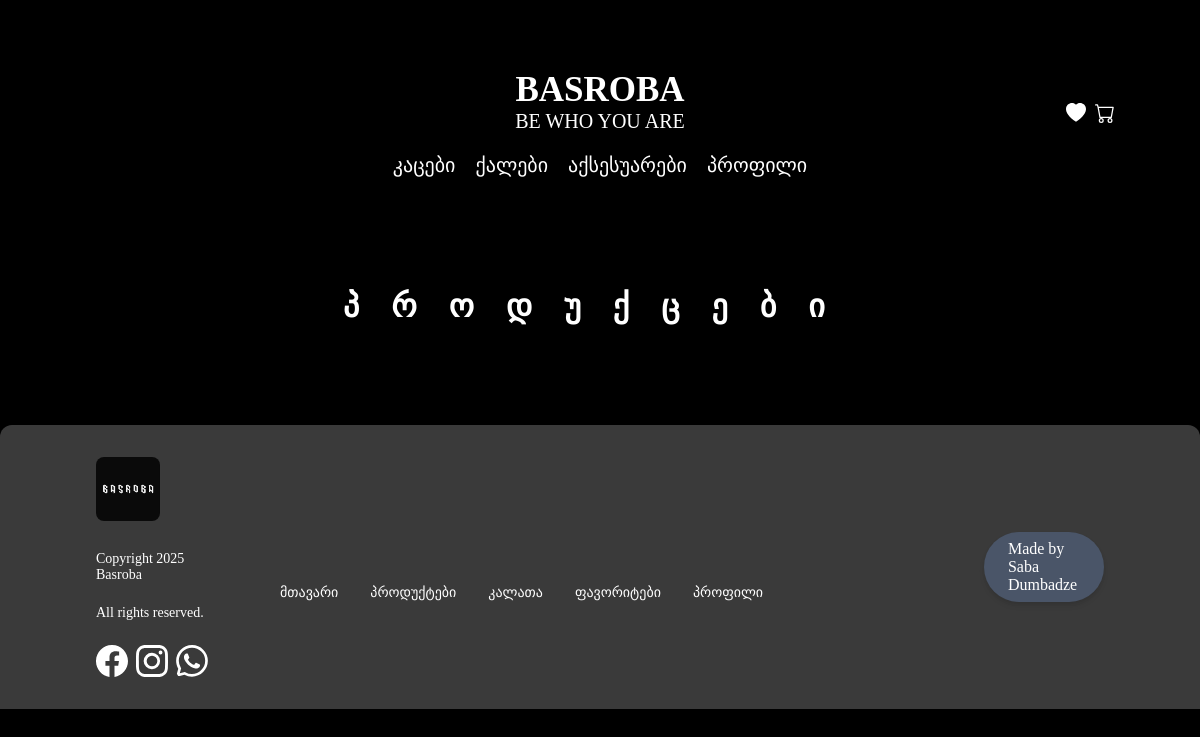
The page /products/Female on the database as committed earlier.
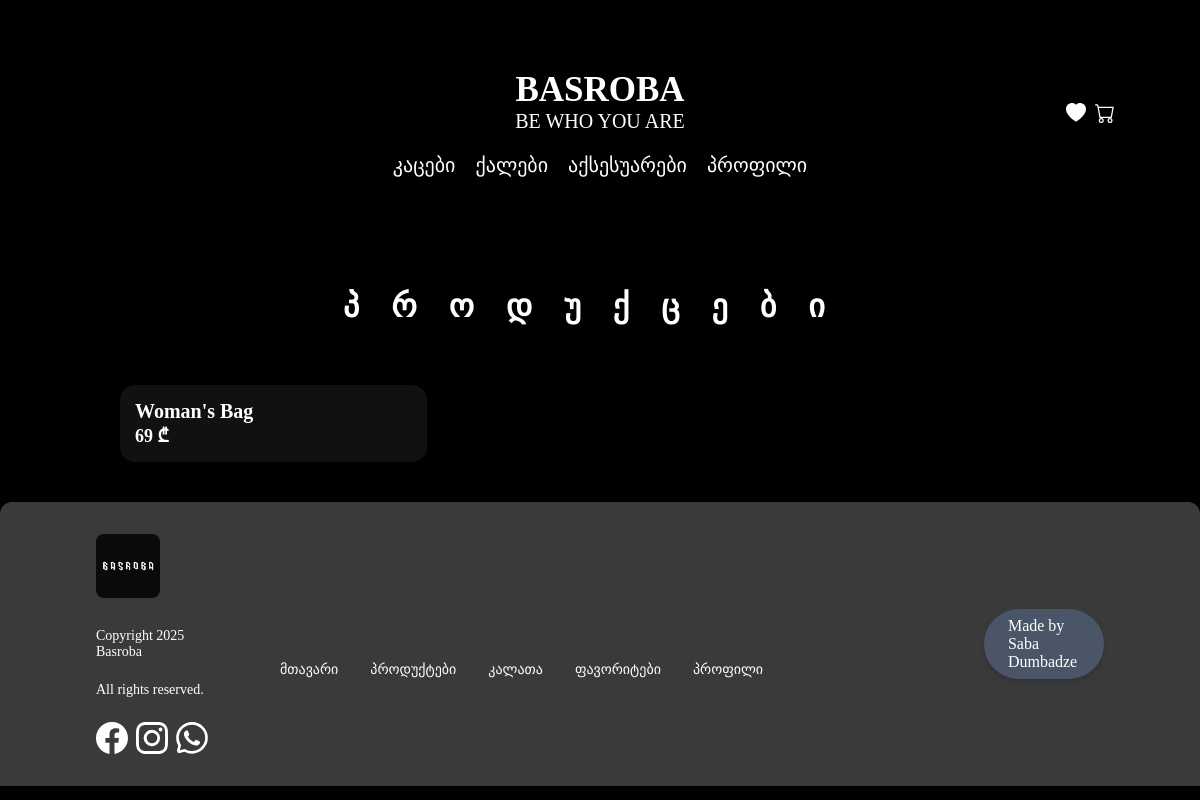
The same page on the database as committed later.
### app/models.py (models this page shows, shortened)
class Product(models.Model):
    Product_name = models.CharField(max_length=250, default='No')
    product_description = models.CharField(max_length=250, default='No')
    Product_Category = models.CharField(max_length=250, default='No')
    Product_price_old = models.CharField(max_length=250, default='No')
    Product_price_new = models.CharField(max_length=250, default='No')
    Product_rating = models.IntegerField(default=0)
    Product_color = models.ManyToManyField(Color, related_name="color10", default="")
    Product_is_male = models.BooleanField(default=False)
    Product_Category = models.ForeignKey(Category, on_delete=models.CASCADE, related_name="products", default=None, blank=True, null=True)
    Product_XS = models.IntegerField(default=0)
    Product_S = models.IntegerField(default=0)
    Product_M = models.IntegerField(default=0)
    Product_L = models.IntegerField(default=0)
    Product_XL = models.IntegerField(default=0)
    Product_2Xl = models.IntegerField(default=0)
    Product_3Xl = models.IntegerField(default=0)
    Product_4Xl = models.IntegerField(default=0)
    Product_5Xl = models.IntegerField(default=0)
    Product_image1 = models.ImageField(upload_to='products/', blank=True, null=True)
    Product_image2 = models.ImageField(upload_to='products/', blank=True, null=True)
    Product_image3 = models.ImageField(upload_to='products/', blank=True, null=True)
    Product_image4 = models.ImageField(upload_to='products/', blank=True, null=True)
    Product_image5 = models.ImageField(upload_to='products/', blank=True, null=True)
    Product_image6 = models.ImageField(upload_to='products/', blank=True, null=True)
    Product_image7 = models.ImageField(upload_to='products/', blank=True, null=True)
    Product_image8 = models.ImageField(upload_to='products/', blank=True, null=True)
    Product_image9 = models.ImageField(upload_to='products/', blank=True, null=True)
    Product_image10 = models.ImageField(upload_to='products/', blank=True, null=True)

### app/views.py (the view)
# urls.py: path("products/<str:category_name>", views.products, name="products"),
def products(request, category_name):
    if category_name == "Male":
        all_products = Product.objects.filter(Product_is_male=True)
    elif category_name == "Female":
        all_products = Product.objects.filter(Product_is_male=False)
    elif category_name == "Accessories":
        all_products = Product.objects.filter(Product_Category__categoryname="აქსესუარები")
    elif Category.objects.filter(categoryname=category_name).exists():
        category = Category.objects.get(categoryname=category_name)
        all_products = Product.objects.filter(Product_Category=category)
    else:
        return redirect("index")
    return render(request, "products.html", {
        "all_products": all_products
    })

### app/templates/products.html (shortened to what this page needs)
{% extends 'layout.html' %}
{% load static %}
{% block head %}
    <link rel="stylesheet" href="{% static 'css/styles.css' %}">
{% endblock %}
{% block body %}
    <section class="section2">
        <h2 class="section2-title">პროდუქცები</h2>
        <div class="products-div">
            {% for product in all_products %}
                <a href="{% url 'product' product.pk %}" style="text-decoration: none; color: white;">
                    <div class="product-card">
                        <h3 class="product-text">{{ product.Product_name }}</h3>
                        <p class="product-price">{{ product.Product_price_new }} ₾</p>
                    </div>
                </a>
            {% endfor %}
        </div>
    </section>
{% endblock %}

### app/templates/layout.html (shortened to what this page needs)
{% load static %}
<!DOCTYPE html>
<html lang="en">
    <head>
        <link rel="stylesheet" href="{% static 'css/layout.css' %}">
        {% block head %}{% endblock %}
    </head>
    <body>
        <nav>
            <div class="navigation-div1">
                <div class="website-titles">
                    <a href="{% url 'index' %}" style="text-decoration: none;"><h1 class="website-title1">BASROBA</h1>
                    <h1 class="website-title2">BE WHO YOU ARE</h1></a>
                </div>
                <div id="menu-together">
                    <div class="navs-navs">
                        <a href="{% url 'products' category_name='Male' %}" class="nav nav1">კაცები</a>
                        <a href="{% url 'products' category_name='Female' %}" class="nav nav2">ქალები</a>
                        <a href="{% url 'products' category_name='Accessories' %}" class="nav nav3">აქსესუარები</a>
                        <a href="{% url 'profile' %}" class="nav nav4">პროფილი</a>
                    </div>
                    <div class="navs-div">
                        <a href="{% url 'favorites' %}" class="favorite-button" style="text-decoration: none; margin-right: 5px;">
                            <svg xmlns="http://www.w3.org/2000/svg" width="20" height="20" fill="currentColor"
                                class="bi bi-heart-fill favorite-icon" viewBox="0 0 16 16">
                                <path fill-rule="evenodd"
                                    d="M8 1.314C12.438-3.248 23.534 4.735 8 15-7.534 4.736 3.562-3.248 8 1.314"/>
                            </svg>
                        </a>
                        <a href="{% url 'cart' %}" class="cart-button" style="text-decoration: none; margin-right: 5px;">
                        </a>
                    </div>
                </div>
            </div>
        </nav>
        {% block body %}
        {% endblock %}
        <footer class="footer">
            <div class="footer-container">
                <div class="footer-left">
                    <img src="{% static 'pics/Logo.jpg' %}" class="logo-placeholder" alt="">
                    <p class="copyright-text">Copyright 2025 Basroba</p>
                    <p class="copyright-text">All rights reserved.</p>
                    <div class="social-icons">
                    </div>
                </div>
                <nav class="footer-nav">
                    <a href="#">მთავარი</a>
                    <a href="#">პროდუქტები</a>
                    <a href="#">კალათა</a>
                    <a href="#">ფავორიტები</a>
                    <a href="#">პროფილი</a>
                </nav>
                <div class="footer-made-by">
                    <div class="made-by-text">
                        Made by Saba Dumbadze
                    </div>
                </div>
            </div>
        </footer>
    </body>
</html>

### app/static/css/layout.css (style rules this page uses)
a { cursor: pointer; }
body { padding: 0; margin: 0; background-color: black; overflow-x: hidden; }
nav { position: relative; top: 0; left: 0; width: calc(100vw - 80px); height: max-content; padding-top: 70px; padding-left: 40px; padding-right: 40px; background-color: black; padding-bottom: 20px; }
.cart-icon { position: relative; }
.website-titles { display: block; position: relative; top: 0; left: 0; width: 100%; height: max-content; text-align: center; }
.website-title1 { position: relative; top: 0; left: 0; width: 100%; height: max-content; padding: 0; margin: 0; font-size: 35px; font-family: "Nico Moji"; font-weight: bold; color: white; }
.website-title2 { position: relative; top: 0; left: 0; width: 100%; height: max-content; padding: 0; margin: 0; font-size: 20px; font-weight: normal; font-family: "Nico Moji"; color: white; }
.navs-div { display: block; position: absolute; top: -50px; right: 0; width: max-content; height: max-content; margin: 0; padding: 0; margin-top: 0; margin-right: 40px; }
.favorite-button { position: relative; top: 0; left: 0; background: none; outline: none; border: none; color: white; }
.cart-button { position: relative; top: 0; left: 0; background: none; outline: none; border: none; color: white; }
.navs-navs { display: flex; position: relative; top: 0; left: 0; width: 100%; height: max-content; padding: 0; margin: 0; font-size: 20px; font-weight: normal; color: white; align-items: center; justify-content: center; gap: 20px; margin-top: 20px; }
.nav { position: relative; top: 0; left: 0; width: max-content; height: max-content; padding: 0; margin: 0; font-size: 20px; font-weight: normal; color: white; text-decoration: none; display: inline-block; }
#menu-together { position: relative; opacity: 1; visibility: visible; transition: opacity 0.4s ease, visibility 0.4s ease; z-index: 1; background-color: transparent; width: auto; height: auto; display: block; }
.footer { background-color: #3A3A3A; color: white; padding: 2rem 1rem; border-top-left-radius: 0.75rem; border-top-right-radius: 0.75rem; }
.footer-container { max-width: 1280px; margin-left: auto; margin-right: auto; display: flex; flex-direction: column; justify-content: space-between; align-items: center; gap: 2rem; }
@media (min-width: 768px) { .footer-container { flex-direction: row; padding-left: 2rem; padding-right: 2rem; } }
@media (min-width: 768px) { .footer { padding-left: 2rem; padding-right: 2rem; } }
@media (min-width: 1024px) { .footer { padding-left: 4rem; padding-right: 4rem; } }
.footer-left { display: flex; flex-direction: column; align-items: center; text-align: center; }
@media (min-width: 768px) { .footer-left { align-items: flex-start; text-align: left; } }
.logo-placeholder { width: 4rem; height: 4rem; border-radius: 0.5rem; margin-bottom: 1rem; }
.copyright-text { font-size: 0.875rem; font-weight: 500; margin-bottom: 0.5rem; }
.social-icons { display: flex; gap: 0.5rem; margin-top: 1rem; }
.social-icon-placeholder { width: 2rem; height: 2rem; border-radius: 0.375rem; }
.footer-nav { display: flex; flex-direction: column; align-items: center; font-size: 0.875rem; font-weight: 500; gap: 0.5rem; background: none; }
@media (min-width: 900px) { .footer-nav { flex-direction: row; gap: 2rem; } }
.footer-nav a { color: inherit; text-decoration: none; transition: color 0.2s ease; }
.footer-made-by { display: flex; justify-content: center; margin-top: 1rem; }
@media (min-width: 900px) { .footer-made-by { justify-content: flex-end; margin-top: 0; } }
.made-by-text { background-color: #4a5568; color: white; padding: 0.5rem 1.5rem; border-radius: 9999px; box-shadow: 0 4px 6px -1px rgba(0, 0, 0, 0.1), 0 2px 4px -1px rgba(0, 0, 0, 0.06); }
* { scrollbar-width: thin; scrollbar-color: #5555ff #121212; }

Rows that differ between the two databases and show on the page:
added Product: Product_name "Woman's Bag", Product_price_new "69"
